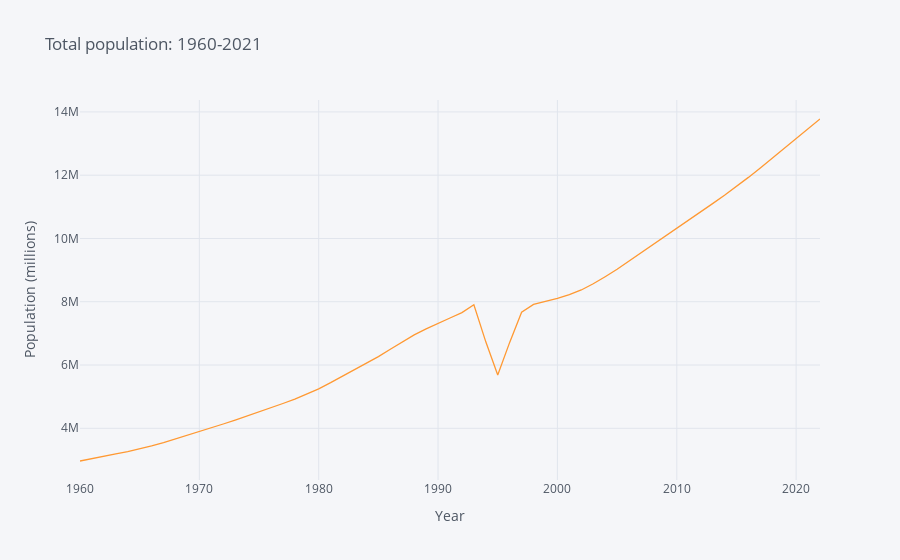

Notebook code for this chart:
### Markdown cell above
#### Total Population <a name="total-population"></a>

### Code cell
# Shows the total population over time.

# One variable: Total population
variable_labels = {"SP.POP.TOTL":"Rwandan Population"}

# Set country to Rwanda
Rwanda = {"RWA":"Rwanda"}

# Get dataframe
rwanda = wbdata.get_dataframe(variable_labels, country="RWA")

# Date index is of type string; change to integers
rwanda.index = rwanda.index.astype(int)

# Print graph from 1960-2022.
rwanda.iplot(title="Total population: 1960-2021",xTitle='Year',yTitle='Population (millions)')

### Figure 1 — Plotly figure (JSON) as saved in the notebook; plotly's stock layout.template omitted (floating-point values rounded to 4 significant figures)
{"data": [{"line": {"color": "rgba(255, 153, 51, 1.0)", "dash": "solid", "shape": "linear", "width": 1.3}, "mode": "lines", "name": "Rwandan Population", "text": "", "type": "scatter", "x": [2022, 2021, 2020, 2019, 2018, 2017, 2016, 2015, 2014, 2013, 2012, 2011, 2010, 2009, 2008, 2007, 2006, 2005, 2004, 2003, 2002, 2001, 2000, 1999, 1998, 1997, 1996, 1995, 1994, 1993, 1992, 1991, 1990, 1989, 1988, 1987, 1986, 1985, 1984, 1983, 1982, 1981, 1980, 1979, 1978, 1977, 1976, 1975, 1974, 1973, 1972, 1971, 1970, 1969, 1968, 1967, 1966, 1965, 1964, 1963, 1962, 1961, 1960], "y": [13776698, 13461888, 13146362, 12835028, 12531808, 12230339, 11930899, 11642959, 11368451, 11101350, 10840334, 10576932, 10309031, 10043737, 9781996, 9523168, 9270066, 9026299, 8791853, 8567992, 8372306, 8223941, 8109989, 8009587, 7914645, 7666732, 6715510, 5686897, 6732665, 7904740, 7657208, 7485681, 7319962, 7141974, 6953975, 6735829, 6497804, 6266752, 6056729, 5859396, 5652900, 5441966, 5247532, 5074374, 4921953, 4783252, 4648207, 4515756, 4386369, 4259484, 4135579, 4015403, 3896367, 3777879, 3662010, 3549461, 3444021, 3348631, 3263640, 3191311, 3122124, 3046654, 2966162]}], "layout": {"autosize": true, "legend": {"bgcolor": "#F5F6F9", "font": {"color": "#4D5663"}}, "paper_bgcolor": "#F5F6F9", "plot_bgcolor": "#F5F6F9", "title": {"font": {"color": "#4D5663"}, "text": "Total population: 1960-2021"}, "xaxis": {"autorange": true, "gridcolor": "#E1E5ED", "range": [1960, 2022], "showgrid": true, "tickfont": {"color": "#4D5663"}, "title": {"font": {"color": "#4D5663"}, "text": "Year"}, "type": "linear", "zerolinecolor": "#E1E5ED"}, "yaxis": {"autorange": true, "gridcolor": "#E1E5ED", "range": [2366000.0, 14380000.0], "showgrid": true, "tickfont": {"color": "#4D5663"}, "title": {"font": {"color": "#4D5663"}, "text": "Population (millions)"}, "type": "linear", "zerolinecolor": "#E1E5ED"}}}
